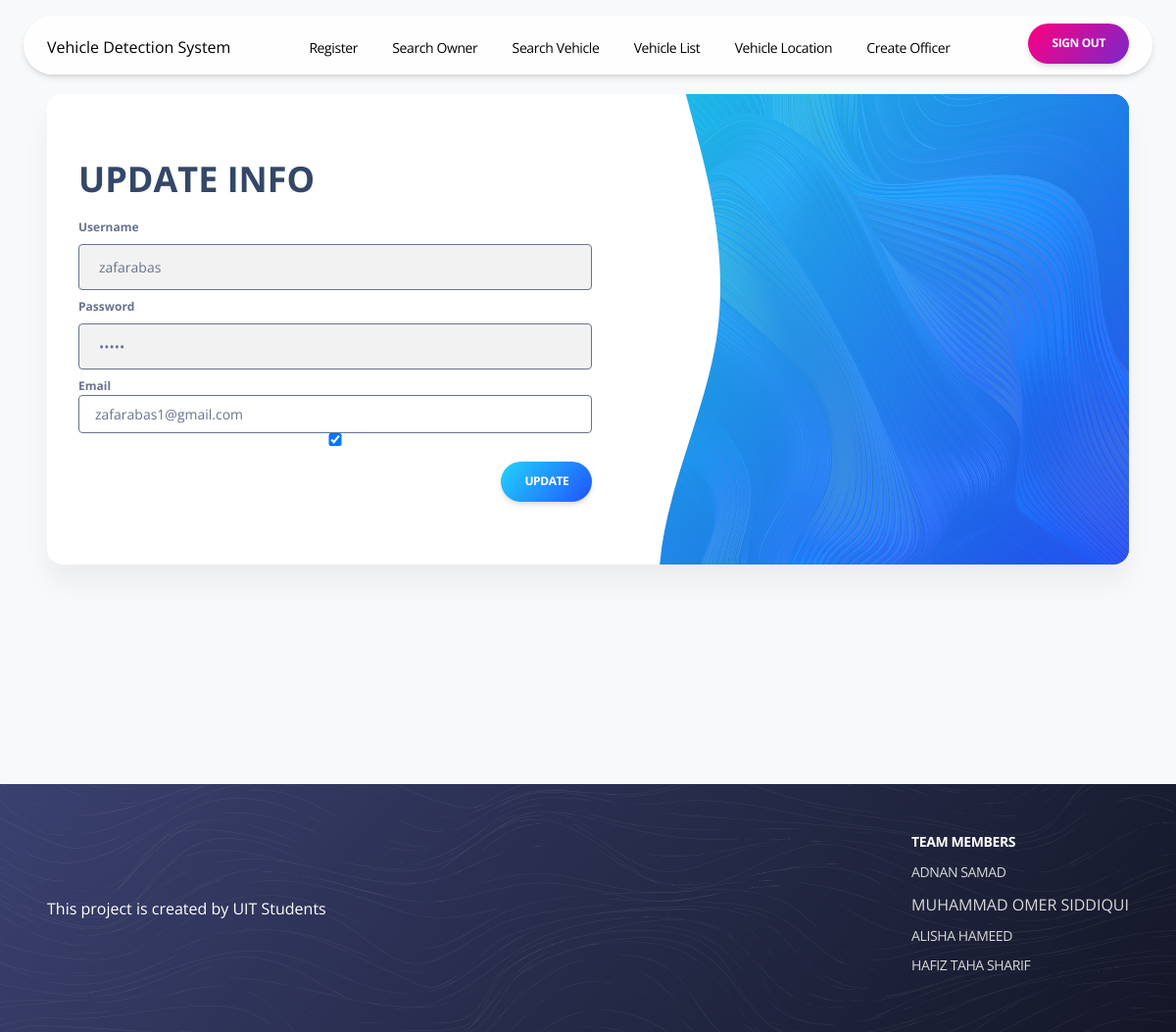
The page /update/5 (signed in) on the database its author committed.
### app.py (models this page shows)
class User(db.Model,UserMixin):
    id = db.Column(db.Integer, primary_key=True)
    username = db.Column(db.String(50), unique=True, nullable=False)
    password = db.Column(db.String(100), nullable=False)
    email = db.Column(db.String(100), unique=True, nullable=False)
    is_admin = db.Column(db.Boolean, default=False)

### app.py (the view, shortened to what this page needs)
@app.route('/update/<int:id>', methods=['GET', 'POST'])
def update(id):
    if not current_user.is_admin:
        abort(403)
    user = User.query.get_or_404(id)
    return render_template('update.html', user=user)

### app.py (called while the page is built)
@login_manager.user_loader
def load_user(user_id):
    return User.query.get(int(user_id))

### templates/update.html (shortened to what this page needs)
<!DOCTYPE html>
<html lang="en">
  <head>
    <link rel="stylesheet" href="static/css/style.css" />
  </head>
<body>
    <link rel="stylesheet" type="text/css" href="{{ url_for('static', filename='css/style.css') }}">
      <div class="register-container">
        <div class="register-contact">
          <div class="register-container1">
            <div class="register-form">
              <h2 class="register-text HeadingOne">UPDATE INFO</h2>
              <form class="register-form1" method="POST">
                <label class="sign-in-text1 Label">Username</label>
                  <input
                  type="text"
                  required=""
                  placeholder="Enter Username"
                  value="{{ user.username }}"
                  name="username"
                  class="sign-in-textinput Small input"
                />
                <label class="sign-in-text2 Label">Password</label>
                <input
                  type="password"
                  required=""
                  placeholder=" Enter Password"
                  value="{{ user.password }}"
                  name="password"
                  class="sign-in-textinput1 Small input"
                />
                <label class="sign-in-text2 Label">Email</label>
                <input
                  type="email"
                  required=""
                  placeholder=" Enter Email"
                  id="email"
                  value="{{ user.email }}"
                  name="email"
                  class="sign-in-textinput1 Small input"
                />
                <input type="checkbox" name="is_admin" {% if user.is_admin %}checked{% endif %}
                  required=""
                  class="sign-in-textinput1 Small input"
                  >
                  <div class="register-container2">
                    <div class="register-container3">
                      <div
                        class="primary-blue-button-container primary-blue-button-root-class-name6"
                      >
                        <button
                          class="primary-blue-button-button button ButtonSmall"
                        >
                          <span>UPDATE</span>
                        </button>
                      </div>
                    </div>
                  </div>
              </form>
</div>
<div class="register-info">
  <img
    alt="image"
    src="/static/css/photos/wave-1.svg"
    class="register-image"
  />
  <div class="register-container4"></div>
</div>
</div>
</div>
      </div>
<footer class="footer-footer">
<div class="footer-container">
<div class="footer-container1">
  <span>This project is created by UIT Students</span>
</div>
<div class="footer-container2">
  <div class="footer-container3">
    <span class="footer-text1 Large">TEAM MEMBERS</span>
    <span class="footer-text2 Large">ADNAN SAMAD</span>
    <span class="footer-text3">MUHAMMAD OMER SIDDIQUI</span>
    <span class="footer-text4 Large">ALISHA HAMEED</span>
    <span class="footer-text5 Large">HAFIZ TAHA SHARIF</span>
  </div>
</div>
</div>
<img
alt="image"
src="/static/css/photos/waves-white.svg"
class="footer-image"
/>
</footer>
<div data-role="Header" class="header-header">
<nav class="header-nav">
<div class="header-container">
  <a >
    Vehicle Detection System
  </a>
  <div class="header-full-container1">
    <a class="header-navlink1 Large" href="/register">Register </a>
    <a class="header-navlink1 Large" href="/search_user">Search Owner </a>
    <a class="header-navlink1 Large" href="/search">Search Vehicle </a>
    <a class="header-navlink1 Large" href="/all_vehicles">Vehicle List </a>
    <a class="header-navlink1 Large" href="/vehicle_location">Vehicle Location </a>
    <a class="header-navlink1 Large" href="/create_officer">Create Officer </a>
  </div>
  <div class="header-container1">
    <div class="header-container2">
      <a href="logout" class="header-navlink6">
        <div class="primary-pink-button-container">
          <button
            class="primary-pink-button-button button ButtonSmall"
          >
            <span>SIGN OUT</span>
          </button>
        </div>
      </a>
    </div>
  </div>
</div>
</nav>
</div>
</body>
</html>

### templates/update.html (style rules this page uses)
html { line-height: 1.15; }
body { margin: 0; }
* { box-sizing: border-box; border-width: 0; border-style: solid; }
p,li,ul,pre,div,h1,h2,h3,h4,h5,h6,figure,blockquote,figcaption { margin: 0; padding: 0; }
button { background-color: transparent; }
button,input,optgroup,select,textarea { font-family: inherit; font-size: 100%; line-height: 1.15; margin: 0; }
button,select { text-transform: none; }
button,[type="button"],[type="reset"],[type="submit"] button::-moz-focus-inner,[type="button"]::-moz-focus-inner,[type="reset"]::-moz-focus-inner,[type="submit"]::-moz-focus-inner { border-style: none; padding: 0; }
a { color: inherit; text-decoration: inherit; }
input { padding: 2px 4px; }
img { display: block; }
html { scroll-behavior: smooth }
html { font-family: Open Sans; font-size: 1rem; }
body { font-weight: 400; font-style:normal; text-decoration: none; text-transform: none; letter-spacing: normal; line-height: 1.625; color: var(--dl-color-secondary-400); background-color: var(--dl-color-gray-white); }
html * { -webkit-font-smoothing: antialiased; }
input::placeholder, textarea::placeholder { color: #d2d6da; }

### rows shown on the page
User: username "zafarabas", email "zafarabas1@gmail.com", is_admin "☑"
